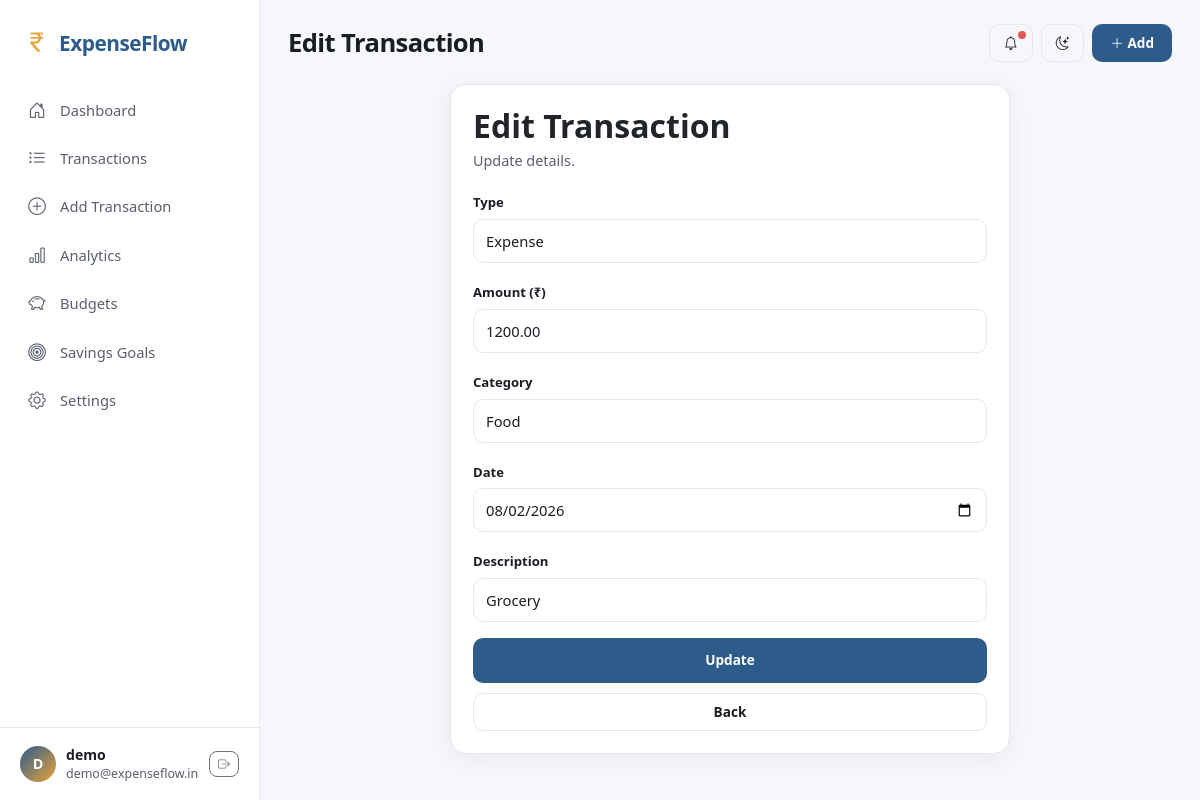
Screenshot of /edit/2/ (signed in) with the database file from the repository.
### tracker/models.py (models this page shows, shortened)
class Transaction(models.Model):
    user = models.ForeignKey(User, on_delete=models.CASCADE, related_name='transactions')
    transaction_type = models.CharField(max_length=10, choices=TRANSACTION_TYPES, default='expense')
    amount = models.DecimalField(max_digits=12, decimal_places=2, validators=[MinValueValidator(0.01)])
    category = models.CharField(max_length=50)
    description = models.CharField(max_length=200, blank=True)
    date = models.DateField()
    created_at = models.DateTimeField(auto_now_add=True)
    class Meta:
        ordering = ['-date', '-created_at']

### tracker/views.py (the view)
# urls.py: path('edit/<int:pk>/', views.edit_transaction, name='edit_transaction'),
@login_required
def edit_transaction(request, pk):
    user = request.user
    tx = get_object_or_404(Transaction, pk=pk, user=user)
    if request.method == 'POST':
        form = TransactionForm(request.POST, instance=tx)
        if form.is_valid():
            tx = form.save(commit=False)
            tx.user = user
            tx.save()
            messages.success(request, 'Transaction updated.')
            return redirect('transactions')
        else:
            messages.error(request, 'Please correct errors.')
    else:
        form = TransactionForm(instance=tx)
    if tx.transaction_type == 'income':
        form.fields['category'].choices = [(c,c) for c in INCOME_CATS]
    else:
        form.fields['category'].choices = [(c,c) for c in EXPENSE_CATS]
    context = BASE_CONTEXT.copy()
    context.update({'title': 'Edit Transaction', 'form': form, 'tx': tx, 'user': user, 'expense_cats': EXPENSE_CATS, 'income_cats': INCOME_CATS})
    return render(request, 'tracker/edit_transaction.html', context)

### tracker/forms.py
class TransactionForm(forms.ModelForm):
    class Meta:
        model = Transaction
        fields = ['transaction_type', 'amount', 'category', 'date', 'description']
        widgets = {
            'date': forms.DateInput(attrs={'type': 'date', 'class': 'form-control'}),
            'description': forms.TextInput(attrs={'class': 'form-control', 'placeholder': 'What was this for?'}),
            'amount': forms.NumberInput(attrs={'class': 'form-control', 'step': '0.01', 'min': '0.01'}),
            'transaction_type': forms.Select(attrs={'class': 'form-select'}),
            'category': forms.Select(attrs={'class': 'form-select'}),
        }
    def __init__(self, *args, **kwargs):
        super().__init__(*args, **kwargs)
        self.fields['category'].choices = []

### tracker/templates/tracker/edit_transaction.html (shortened to what this page needs)
{% extends "tracker/base.html" %}
{% block content %}
<div class="card" style="max-width:560px; margin:0 auto;">
  <h2 style="font-weight:800; margin-bottom:4px;">Edit Transaction</h2>
  <p style="color:var(--text-secondary); font-size:0.9rem; margin-bottom:18px;">Update details.</p>
  <form method="post" novalidate>
    <div class="mb-3">
      <label for="id_transaction_type" class="form-label">Type</label>
      <select name="transaction_type" id="id_transaction_type" class="form-select" onchange="updateCategoryOptions(this.value)">
        <option value="expense" {% if tx.transaction_type == 'expense' %}selected{% endif %}>Expense</option>
      </select>
    </div>
    <div class="mb-3">
      <label for="id_amount" class="form-label">Amount (₹)</label>
      <input type="number" step="0.01" min="0.01" name="amount" id="id_amount" class="form-control" value="{{ tx.amount }}" required>
    </div>
    <div class="mb-3">
      <label for="id_category" class="form-label">Category</label>
      <select name="category" id="id_category" class="form-select">
        {% if tx.transaction_type == 'income' %}
          {% for c in income_cats %}<option value="{{ c }}" {% if tx.category == c %}selected{% endif %}>{{ c }}</option>{% endfor %}
        {% else %}
          {% for c in expense_cats %}<option value="{{ c }}" {% if tx.category == c %}selected{% endif %}>{{ c }}</option>{% endfor %}
        {% endif %}
      </select>
    </div>
    <div class="mb-3">
      <label for="id_date" class="form-label">Date</label>
      <input type="date" name="date" id="id_date" class="form-control" value="{{ tx.date|date:'Y-m-d' }}" required>
    </div>
    <div class="mb-3">
      <label for="id_description" class="form-label">Description</label>
      <input type="text" name="description" id="id_description" class="form-control" value="{{ tx.description }}" placeholder="Optional note">
    </div>
    <button type="submit" class="btn btn-primary w-100" style="padding:12px; font-weight:700;">Update</button>
  </form>
  <a href="/transactions/" class="btn btn-ghost w-100" style="margin-top:10px;">Back</a>
</div>
{% endblock %}

### tracker/templates/tracker/base.html (shortened to what this page needs)
<!DOCTYPE html>
<html lang="en" data-theme="light">
<head>
<link href="https://cdn.jsdelivr.net/npm/bootstrap@5.3.3/dist/css/bootstrap.min.css" rel="stylesheet">
<link rel="stylesheet" href="https://cdn.jsdelivr.net/npm/bootstrap-icons@1.11.3/font/bootstrap-icons.css">
</head>
<body>
<div class="app-wrapper">
  <aside class="sidebar" id="sidebar">
    <a href="/dashboard/" class="sidebar-brand"><i class="bi bi-currency-rupee"></i> ExpenseFlow</a>
    <nav class="nav-menu">
      {% for item in nav_items %}
      <a href="{{ item.url }}" class="{% if item.url in request.path %}active{% endif %}"><i class="bi {{ item.icon }}"></i> {{ item.name }}</a>
      {% endfor %}
    </nav>
    <div class="sidebar-footer">
      <div class="user-card">
        <div class="avatar">{{ user.username|first|upper }}</div>
        <div style="min-width:0;">
          <div style="font-weight:700; font-size:0.88rem; white-space:nowrap; overflow:hidden; text-overflow:ellipsis;">{{ user.username }}</div>
          <div style="font-size:0.78rem; color: var(--text-secondary);">{{ user.email|stringformat:".30s" }}</div>
        </div>
        <a href="/logout/" title="Logout" class="btn btn-sm btn-outline-secondary ms-auto" style="border-radius:8px; font-size:0.75rem; padding:3px 8px;"><i class="bi bi-box-arrow-right"></i></a>
      </div>
    </div>
  </aside>
  <main class="main">
    <div class="header">
      <div>
        <h1>{{ title|default:"ExpenseFlow" }}</h1>
      </div>
      <div class="actions-row">
        <button onclick="triggerNotification()" class="btn-ghost" title="Notifications" style="position:relative;"><i class="bi bi-bell"></i><span style="position:absolute;top:6px;right:6px;width:8px;height:8px;background:#e05a5a;border-radius:50%;display:block;"></span></button>
        <button onclick="toggleTheme()" class="btn-ghost" title="Toggle theme"><i class="bi bi-moon-stars" id="theme-icon"></i></button>
        <a href="/transactions/" class="btn-primary"><i class="bi bi-plus-lg"></i> Add</a>
      </div>
    </div>
    {% block content %}{% endblock %}
  </main>
</div>
</body>
</html>

### tracker/templates/tracker/base.html (style rules this page uses)
:root { --bg: #f6f7fb; --card: #ffffff; --text: #1a1d23; --text-secondary: #5a5f6e; --primary: #2d5b8a; --primary-soft: #e8f0fa; --accent: #e8a33b; --border: #e5e7ec; --shadow: rgba(26,29,35,0.06); }
* { box-sizing: border-box; }
html { scroll-behavior: smooth; }
body { font-family: "Segoe UI", system-ui, -apple-system, sans-serif; background: var(--bg); color: var(--text); margin: 0; transition: background 0.3s, color 0.3s; }
a { text-decoration: none; color: inherit; }
.app-wrapper { display: flex; min-height: 100vh; }
.sidebar { width: 260px; background: var(--card); border-right: 1px solid var(--border); position: fixed; height: 100vh; overflow-y: auto; z-index: 1000; transition: transform 0.3s; }
.sidebar-brand { padding: 24px 24px 16px; display: flex; align-items: center; gap: 10px; font-weight: 800; font-size: 1.3rem; color: var(--primary); letter-spacing: -0.5px; }
.sidebar-brand i { font-size: 1.6rem; color: var(--accent); }
.nav-menu { padding: 8px 12px; }
.nav-menu a { display: flex; align-items: center; gap: 12px; padding: 10px 14px; border-radius: 10px; color: var(--text-secondary); font-weight: 500; font-size: 0.92rem; transition: all 0.15s; margin-bottom: 2px; }
.nav-menu a i { font-size: 1.1rem; width: 22px; text-align: center; }
.sidebar-footer { position: absolute; bottom: 0; left: 0; right: 0; padding: 16px 20px; border-top: 1px solid var(--border); background: var(--card); }
.user-card { display: flex; align-items: center; gap: 10px; }
.avatar { width: 36px; height: 36px; border-radius: 50%; background: linear-gradient(135deg, var(--primary), var(--accent)); color: #fff; display: flex; align-items: center; justify-content: center; font-weight: 700; font-size: 0.9rem; flex-shrink: 0; }
.main { margin-left: 260px; flex: 1; min-height: 100vh; padding: 24px 28px; }
.header { display: flex; align-items: center; justify-content: space-between; margin-bottom: 22px; }
.header h1 { font-weight: 800; font-size: 1.6rem; letter-spacing: -0.6px; margin: 0; }
.actions-row { display: flex; gap: 8px; align-items: center; }
.btn-ghost { background: transparent; border: 1px solid var(--border); color: var(--text); border-radius: 10px; padding: 8px 14px; font-weight: 600; font-size: 0.85rem; transition: all 0.15s; }
.btn-primary { background: var(--primary); color: #fff; border: none; border-radius: 10px; padding: 9px 18px; font-weight: 600; font-size: 0.85rem; transition: all 0.15s; }
.card { background: var(--card); border: 1px solid var(--border); border-radius: 16px; box-shadow: 0 4px 24px var(--shadow); padding: 22px; transition: background 0.3s; }
.form-control, .form-select { border-radius: 10px; border: 1px solid var(--border); background: var(--card); color: var(--text); padding: 10px 12px; font-size: 0.92rem; transition: border-color 0.15s, box-shadow 0.15s; }
.form-label { font-weight: 600; font-size: 0.82rem; margin-bottom: 6px; color: var(--text); }

### rows the page displays
Transaction: transaction_type "Expense", amount "1200.00", category "Food", date "08/02/2026", description "Grocery"

### other values shown
{{ item.name }} "Dashboard" "Transactions" "Add Transaction" "Analytics" "Budgets" "Savings Goals" "Settings"
{{ user.username|first|upper }} "D"
{{ user.username }} "demo"
{{ user.email|stringformat:".30s" }} "demo@expenseflow.in"
{{ title|default:"ExpenseFlow" }} "Edit Transaction"
